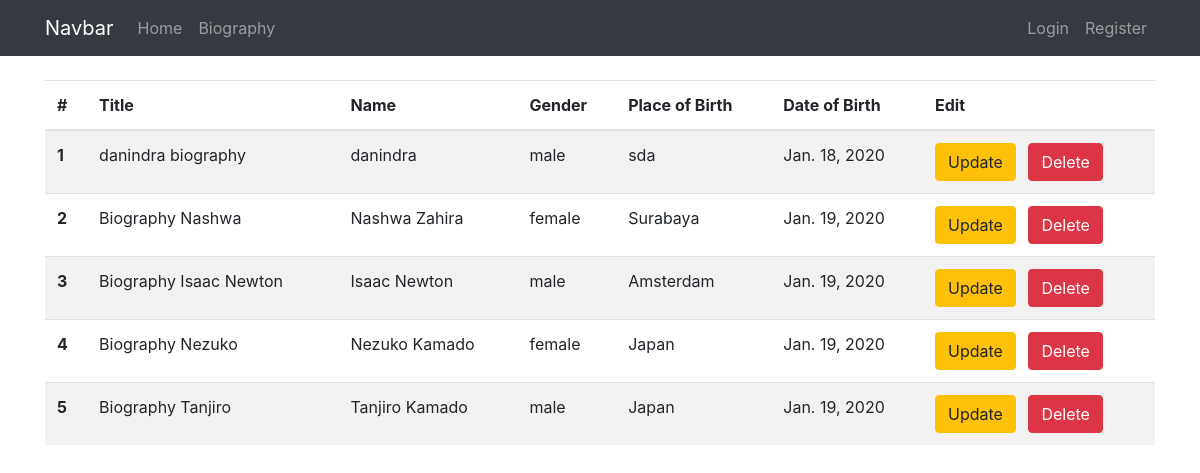
The app's page /biography/manage/, older data.
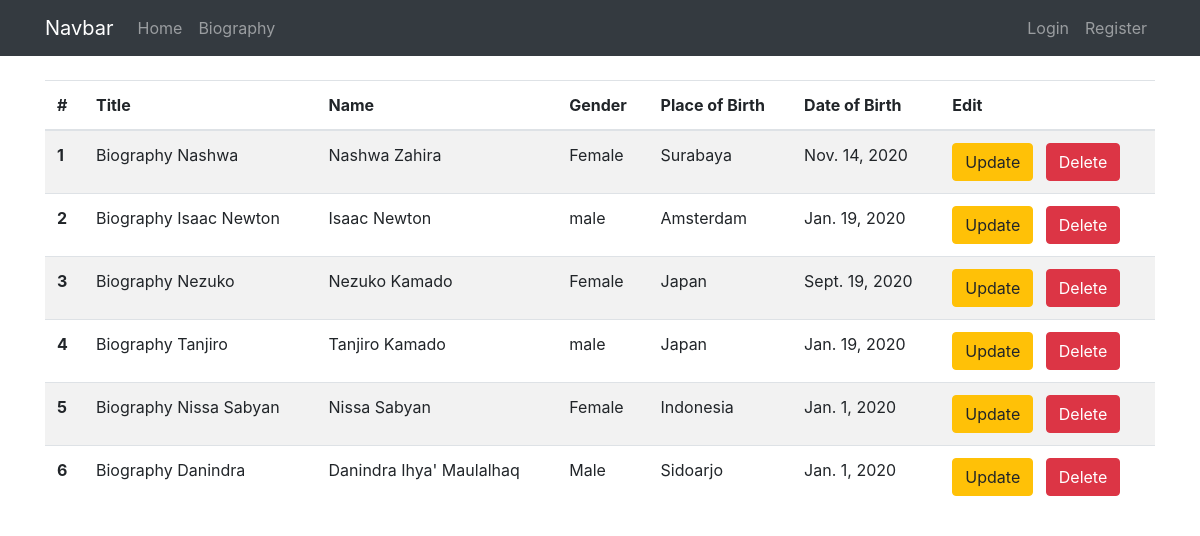
The same page, newer data.
### biography/models.py (models this page shows, shortened)
class Biography(models.Model):
    title           = models.CharField(max_length=100)
    name            = models.CharField(max_length=70)
    GENDER = [
        ('Male', 'Male'),
        ('Female', 'Female'),
    ]
    gender          = models.CharField(choices=GENDER, max_length=20, default='male')
    place_of_birth  = models.CharField(max_length=50)
    date_of_birth   = models.DateField(auto_now=False, auto_now_add=False)
    description     = models.TextField()
    photo           = models.ImageField(upload_to='images')
    slug            = models.SlugField()

### biography/views.py (the view)
# urls.py: path('manage/', ManageBiography.as_view(), name='manage'),
class ManageBiography(ListView):
    model = Biography
    template_name = 'biography/manage.html'
    context_object_name = 'list_biography'

### biography/templates/biography/manage.html
{% extends 'base.html' %}
{% block content %}
<table class="table table-striped">
    <thead>
      <tr>
        <th scope="col">#</th>
        <th scope="col">Title</th>
        <th scope="col">Name</th>
        <th scope="col">Gender</th>
        <th scope="col">Place of Birth</th>
        <th scope="col">Date of Birth</th>
        <th scope="col">Edit</th>
      </tr>
    </thead>
    <tbody>
        {% for data_biography in list_biography %}
        <tr>
          <th scope="row">{{forloop.counter}}</th>
          <td>{{data_biography.title}}</td>
          <td>{{data_biography.name}}</td>
          <td>{{data_biography.gender}}</td>
          <td>{{data_biography.place_of_birth}}</td>
          <td>{{data_biography.date_of_birth}}</td>
          <td><a href="{% url 'biography:update' data_biography.pk %}" class="btn btn-warning mr-2">Update</a>
          <a href="{% url 'biography:delete' data_biography.pk %}" class="btn btn-danger">Delete</a></td>
        </tr>
        {% endfor %}
    </tbody>
  </table>
{% endblock content %}

### templates/base.html (shortened to what this page needs)
{% load static %}
<!DOCTYPE html>
<html lang="en">
<head>
    <link rel="stylesheet" type="text/css" href="{% static 'vendor/css/bootstrap.min.css' %}">
</head>
<body>
  <nav class="navbar navbar-expand-lg navbar-dark bg-dark">
    <div class="container">
      <a class="navbar-brand" href="#">Navbar</a>
      <div class="collapse navbar-collapse" id="navbarNavAltMarkup">
        <div class="navbar-nav">
          {% if user.is_authenticated %}
          <a class="nav-item nav-link" href="{% url 'user:profile' %}">Profile</a>
          {% else %}
            <a class="nav-item nav-link" href="{% url 'index' %}">Home</a>
          {% endif %}
          <a class="nav-item nav-link" href="{% url 'biography:index' %}">Biography</a>
        </div>
      </div>
      <div class="navbar-nav">
        {% if user.is_authenticated %}
          <a class="nav-item nav-link" href="{% url 'user:logout' %}">Logout</a>
        {% else %}
          <a class="nav-item nav-link" href="{% url 'user:login' %}">Login</a>
          <a class="nav-item nav-link" href="{% url 'user:register' %}">Register</a>
        {% endif %}
      </div>
    </div>
  </nav>
      <div class="container mt-4">
          {% block content %}
          {% endblock content %}
      </div>
</body>
</html>

Row changes from the older to the newer data that the page shows:
removed Biography: title "danindra biography", name "danindra", gender "male", place_of_birth "sda", date_of_birth "Jan. 18, 2020"
changed Biography "Biography Nashwa": gender "female" → "Female"; date_of_birth "Jan. 19, 2020" → "Nov. 14, 2020"
changed Biography "Biography Nezuko": gender "female" → "Female"; date_of_birth "Jan. 19, 2020" → "Sept. 19, 2020"
added Biography: title "Biography Nissa Sabyan", name "Nissa Sabyan", gender "Female", place_of_birth "Indonesia", date_of_birth "Jan. 1, 2020"
added Biography: title "Biography Danindra", name "Danindra Ihya' Maulalhaq", gender "Male", place_of_birth "Sidoarjo", date_of_birth "Jan. 1, 2020"
